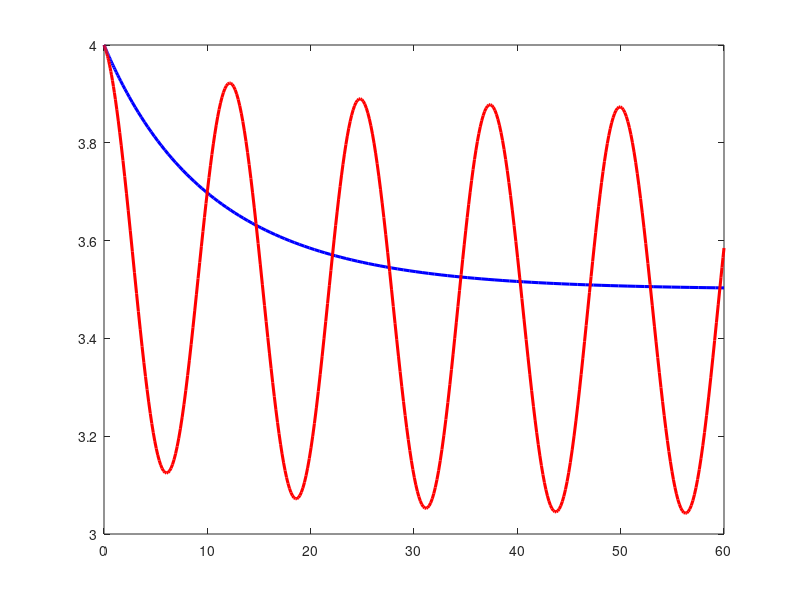

This chart was generated by the following MATLAB code: (Note: this script raises an error after producing the figure.)
clc; clear; close all;

%% --- Base Parameters ---
k   = 0.20;
N   = 5;
a   = 0.21;
b   = 0.5;
P0  = 4.0;
MSY = k*N/4;
opts = odeset('RelTol',1e-8,'AbsTol',1e-10);

%% =========================================================
%  FIGURE 5.1 - Constant vs Periodic Same Plot
%% =========================================================
ode_const    = @(t,P) k*P*(1 - P/N) - a;
ode_periodic = @(t,P) k*P*(1 - P/N) - a*(1 + sin(b*t));

[t_c, P_c] = ode45(ode_const,    [0 60], P0, opts);
[t_p, P_p] = ode45(ode_periodic, [0 60], P0, opts);

D  = N^2 - 4*(a*N/k);
P1 = (N + sqrt(D)) / 2;
P2 = (N - sqrt(D)) / 2;

figure(1);
set(gcf, 'Color', 'w', 'Position', [100 500 700 420]);

plot(t_c, P_c, 'b-', 'LineWidth', 2.2, 'DisplayName', 'Constant Harvesting');
hold on;
plot(t_p, P_p, 'r-', 'LineWidth', 2.2, 'DisplayName', 'Periodic Harvesting');
yline(P1, '--b', 'LineWidth', 1.5, ...
      'Label', sprintf('P1 = %.2f (stable)', P1), 'FontSize', 10, ...
      'LabelHorizontalAlignment', 'left');
yline(P2, '--r', 'LineWidth', 1.5, ...
      'Label', sprintf('P2 = %.2f (unstable)', P2), 'FontSize', 10, ...
      'LabelHorizontalAlignment', 'left');

xlabel('Time  t', 'FontSize', 13);
ylabel('Population  P', 'FontSize', 13);
title(sprintf('Constant vs Periodic Harvesting  (k=%.2f, N=%d, a=%.2f, b=%.1f, P0=%.1f)', ...
      k, N, a, b, P0), 'FontSize', 13, 'FontWeight', 'bold');
legend('Location', 'northeast', 'FontSize', 11);
xlim([0 60]); ylim([0 N*1.2]);
grid on; box on;
set(gca, 'FontSize', 11);

% sgtitle(sprintf('Constant vs Periodic  (k=%.2f, N=%d, a=%.2f, b=%.1f, P0=%.1f)', ...
%         k, N, a, b, P0), 'FontSize', 12, 'FontWeight', 'bold');

% =========================================================
%  FIGURE 5.2 - Effect of varying k
% % =========================================================
% k_vals = [0.10, 0.20, 0.30, 0.40];
% colors = lines(length(k_vals));

% figure(2);
% set(gcf, 'Color', 'w', 'Position', [100 50 700 420]);

% for i = 1:length(k_vals)
%     ki   = k_vals(i);
%     ode_k = @(t,P) ki*P*(1 - P/N) - a;
%     [tt, PP] = ode45(ode_k, [0 60], P0, opts);
%     plot(tt, PP, 'Color', colors(i,:), 'LineWidth', 2, ...
%          'DisplayName', sprintf('k = %.2f  (MSY=%.3f)', ki, ki*N/4));
%     hold on;
% end

% xlabel('Time  t', 'FontSize', 13);
% ylabel('Population  P', 'FontSize', 13);
% title(sprintf('Effect of Growth Rate k  (N=%d, a=%.2f, P0=%.1f)', ...
%       N, a, P0), 'FontSize', 13, 'FontWeight', 'bold');
% legend('Location', 'best', 'FontSize', 11);
% xlim([0 60]); ylim([0 N*1.2]);
% grid on; box on; set(gca, 'FontSize', 11);

% %% --- Table 5.1 - Effect of k ---
% fprintf('=======================================================\n');
% fprintf('Effect of k  (N=%.1f, a=%.2f)\n', N, a);
% fprintf('=======================================================\n');
% fprintf('%-8s %-12s %-14s %-14s %-15s\n', ...
%         'k', 'MSY=kN/4', 'P1', 'P2', 'Status');
% fprintf('%s\n', repmat('-',1,65));
% for i = 1:length(k_vals)
%     ki  = k_vals(i);
%     msy = ki*N/4;
%     D   = N^2 - 4*(a*N/ki);
%     if D > 0
%         p1 = (N+sqrt(D))/2; p2 = (N-sqrt(D))/2;
%         fprintf('%-8.2f %-12.4f %-14.4f %-14.4f %-15s\n', ki, msy, p1, p2, 'Two equilibria');
%     else
%         fprintf('%-8.2f %-12.4f %-14s %-14s %-15s\n', ki, msy, '---', '---', 'Extinction');
%     end
% end
% fprintf('%s\n', repmat('=',1,65));

% % =========================================================
%  FIGURE 5.3 - Effect of varying N
% % =========================================================
% N_vals = [3, 5, 7, 10];
% colors = lines(length(N_vals));

% figure(3);
% set(gcf, 'Color', 'w', 'Position', [680 500 700 420]);

% for i = 1:length(N_vals)
%     Ni   = N_vals(i);
%     ode_N = @(t,P) k*P*(1 - P/Ni) - a;
%     [tt, PP] = ode45(ode_N, [0 60], P0, opts);
%     plot(tt, PP, 'Color', colors(i,:), 'LineWidth', 2, ...
%          'DisplayName', sprintf('N = %d  (MSY=%.3f)', Ni, k*Ni/4));
%     hold on;
% end

% xlabel('Time  t', 'FontSize', 13);
% ylabel('Population  P', 'FontSize', 13);
% title(sprintf('Effect of Carrying Capacity N  (k=%.2f, a=%.2f, P0=%.1f)', ...
%       k, a, P0), 'FontSize', 13, 'FontWeight', 'bold');
% legend('Location', 'best', 'FontSize', 11);
% xlim([0 60]); ylim([0 max(N_vals)*1.2]);
% grid on; box on; set(gca, 'FontSize', 11);

% %% --- Table 5.2 - Effect of N ---
% fprintf('\n=======================================================\n');
% fprintf('Effect of N  (k=%.2f, a=%.2f)\n', k, a);
% fprintf('=======================================================\n');
% fprintf('%-8s %-12s %-14s %-14s %-15s\n', ...
%         'N', 'MSY=kN/4', 'P1', 'P2', 'Status');
% fprintf('%s\n', repmat('-',1,65));
% for i = 1:length(N_vals)
%     Ni  = N_vals(i);
%     msy = k*Ni/4;
%     D   = Ni^2 - 4*(a*Ni/k);
%     if D > 0
%         p1 = (Ni+sqrt(D))/2; p2 = (Ni-sqrt(D))/2;
%         fprintf('%-8d %-12.4f %-14.4f %-14.4f %-15s\n', Ni, msy, p1, p2, 'Two equilibria');
%     else
%         fprintf('%-8d %-12.4f %-14s %-14s %-15s\n', Ni, msy, '---', '---', 'Extinction');
%     end
% end
% fprintf('%s\n', repmat('=',1,65));

% %% =========================================================
% %  FIGURE 5.4 - Extinction Threshold Curve (final P vs a)
% %% =========================================================
% a_sweep   = linspace(0, 0.32, 120);
% P_final_c = nan(size(a_sweep));
% P_final_p = nan(size(a_sweep));

% for i = 1:length(a_sweep)
%     ai = a_sweep(i);
%     try
%         [~, Pc] = ode45(@(t,P) k*P*(1-P/N) - ai, [0 60], P0, opts);
%         P_final_c(i) = max(Pc(end), 0);
%     catch
%     end
%     try
%         [~, Pp] = ode45(@(t,P) k*P*(1-P/N) - ai*(1+sin(b*t)), [0 60], P0, opts);
%         P_final_p(i) = max(Pp(end), 0);
%     catch
%     end
% end

% figure(4);
% set(gcf, 'Color', 'w', 'Position', [680 50 700 420]);
% plot(a_sweep, P_final_c, 'b-', 'LineWidth', 2.2, 'DisplayName', 'Constant harvesting');
% hold on;
% plot(a_sweep, P_final_p, 'r-', 'LineWidth', 2.2, 'DisplayName', 'Periodic harvesting');
% xline(MSY, '--k', 'LineWidth', 1.5, ...
%       'Label', sprintf('MSY = %.2f', MSY), 'FontSize', 10, ...
%       'LabelHorizontalAlignment', 'left');
% xlabel('Harvesting Rate  a', 'FontSize', 13);
% ylabel(sprintf('Final Population at t = 60'), 'FontSize', 13);
% title(' Extinction Threshold Curve', ...
%       'FontSize', 13, 'FontWeight', 'bold');
% legend('Location', 'northeast', 'FontSize', 11);
% ylim([0 N*1.1]); xlim([0 0.32]);
% grid on; box on; set(gca, 'FontSize', 11);

% %% =========================================================
% %  Effect of Initial Condition P0
% %% =========================================================
% P0_vals = [0.3, 0.8, 1.2, 1.4, 1.6, 2.0, 3.0, 4.0, 5.0];
% colors  = lines(length(P0_vals));

% figure(5);
% set(gcf, 'Color', 'w', 'Position', [400 250 700 450]);

% for i = 1:length(P0_vals)
%     [tt, PP] = ode45(ode_const, [0 60], P0_vals(i), opts);
%     plot(tt, PP, 'Color', colors(i,:), 'LineWidth', 1.8, ...
%          'DisplayName', sprintf('P0 = %.1f', P0_vals(i)));
%     hold on;
% end

% yline(P1, '--g', 'LineWidth', 2, ...
%       'Label', sprintf('P1 = %.2f  stable', P1), 'FontSize', 10, ...
%       'LabelHorizontalAlignment', 'left');
% yline(P2, '--r', 'LineWidth', 2, ...
%       'Label', sprintf('P2 = %.2f  unstable threshold', P2), 'FontSize', 10, ...
%       'LabelHorizontalAlignment', 'left');

% xlabel('Time  t', 'FontSize', 13);
% ylabel('Population  P', 'FontSize', 13);
% title(sprintf('Effect of Initial Condition P0  (k=%.2f, N=%d, a=%.2f)', ...
%       k, N, a), 'FontSize', 13, 'FontWeight', 'bold');
% legend('Location', 'east', 'FontSize', 9);
% xlim([0 60]); ylim([0 N*1.2]);
% grid on; box on; set(gca, 'FontSize', 11);

% %% =========================================================
% %  TABLE 5.3 - Sensitivity Summary
% %% =========================================================
% fprintf('\n=======================================================\n');
% fprintf('Sensitivity Summary\n');
% fprintf('=======================================================\n');
% fprintf('%-12s %-20s %-20s %-20s\n', 'Parameter', 'Effect on MSY', 'Effect on P1', 'Effect on P2');
% fprintf('%s\n', repmat('-',1,75));
% fprintf('%-12s %-20s %-20s %-20s\n', 'k increases', 'MSY increases', 'P1 increases', 'P2 decreases');
% fprintf('%-12s %-20s %-20s %-20s\n', 'N increases', 'MSY increases', 'P1 increases', 'P2 decreases');
% fprintf('%-12s %-20s %-20s %-20s\n', 'a increases', 'No effect',    'P1 decreases', 'P2 increases');
% fprintf('%-12s %-20s %-20s %-20s\n', 'b increases', 'No effect',    'No fixed P1',  'No fixed P2');
% fprintf('%-12s %-20s %-20s %-20s\n', 'P0 changes',  'No effect',    'No effect',    'No effect');
% fprintf('%s\n', repmat('=',1,75));

% %% --- Table 5.4 - Parameter Ranking ---
% fprintf('\n=======================================================\n');
% fprintf('Parameter Ranking by Impact\n');
% fprintf('=======================================================\n');
% fprintf('%-8s %-15s %-40s\n', 'Rank', 'Parameter', 'Reason');
% fprintf('%s\n', repmat('-',1,65));
% fprintf('%-8d %-15s %-40s\n', 1, 'a', 'Directly controls existence of equilibria');
% fprintf('%-8d %-15s %-40s\n', 2, 'k', 'Determines MSY — affects species survival');
% fprintf('%-8d %-15s %-40s\n', 3, 'N', 'Determines MSY — habitat loss is critical');
% fprintf('%-8d %-15s %-40s\n', 4, 'P0', 'Determines basin of attraction');
% fprintf('%-8d %-15s %-40s\n', 5, 'b', 'Affects oscillation amplitude only');
% fprintf('%s\n', repmat('=',1,65));
